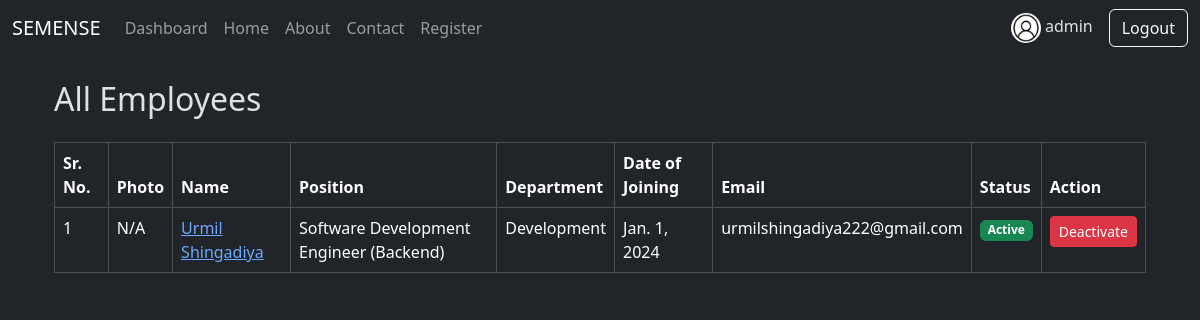
Screenshot of /employees/ (signed in) with the database file from the repository.
### employee/models.py (models this page shows, shortened)
class Employee(models.Model):
    GENDER_CHOICES = [
        ('M', 'Male'),
        ('F', 'Female'),
        ('O', 'Other'),
    ]
    full_name = models.CharField(max_length=200)
    email = models.EmailField(unique=True)
    phone = models.CharField(max_length=15)
    address = models.TextField()
    position = models.CharField(max_length=100)
    department = models.CharField(max_length=100)
    date_of_joining = models.DateField()
    salary = models.DecimalField(max_digits=10, decimal_places=2)
    gender = models.CharField(max_length=1, choices=GENDER_CHOICES)
    photo = models.ImageField(upload_to='employees/', blank=True, null=True)
    is_active = models.BooleanField(default=True)
    start_date = models.DateField(null=True, blank=True)
    end_date = models.DateField(null=True, blank=True)

### employee/views.py (the view)
# urls.py: path('employees/', views.all_employees, name='all_employees'),
def all_employees(request):
    employees = Employee.objects.all()
    return render(request, 'employee/all_employees.html', {'employees': employees})

### employee/templates/employee/all_employees.html (shortened to what this page needs)
{% extends 'base.html' %}
{% block content %}
<div class="container">
    <h2 class="mb-4">All Employees</h2>
    <table class="table table-bordered table-hover">
        <thead class="table-dark">
            <tr>
                <th>Sr. No.</th>
                <th>Photo</th>
                <th>Name</th>
                <th>Position</th>
                <th>Department</th>
                <th>Date of Joining</th>
                <th>Email</th>
                <th>Status</th>
                <th>Action</th>
            </tr>
        </thead>
        <tbody>
            {% for emp in employees %}
            <tr>
                <td>{{ forloop.counter }}</td>
                <td>
                    {% if emp.photo %}
                        <img src="{{ emp.photo.url }}" width="50" height="50" class="rounded-circle" />
                    {% else %}
                        N/A
                    {% endif %}
                </td>
                <td>
                    <a href="{% url 'employee_detail' emp.id %}">
                        {{ emp.full_name }}
                    </a>
                </td>
                <td>{{ emp.position }}</td>
                <td>{{ emp.department }}</td>
                <td>{{ emp.date_of_joining }}</td>
                <td>{{ emp.email }}</td>
                <td>
                        {% if emp.is_active %}
                            <span class="badge bg-success">Active</span>
                        {% else %}
                            <span class="badge bg-danger">Inactive</span>
                        {% endif %}
                    </td>
                    <td>
                        <form method="post" action="{% url 'toggle_employee_status' emp.id %}">
                            {% if emp.is_active %}
                            <button type="submit" class="btn btn-sm btn-danger">Deactivate</button>
                            {% else %}
                            <button type="submit" class="btn btn-sm btn-success">Activate</button>
                            {% endif %}
                        </form>
                    </td>
            </tr>
            {% empty %}
            <tr><td colspan="6" class="text-center">No employees found.</td></tr>
            {% endfor %}
        </tbody>
    </table>
</div>
{% endblock %}

### employee/templates/base.html (shortened to what this page needs)
<!DOCTYPE html>
<html lang="en" data-bs-theme="dark">
<head>
    <link rel="stylesheet" href="https://cdnjs.cloudflare.com/ajax/libs/font-awesome/6.5.0/css/all.min.css">
    <link href="https://cdn.jsdelivr.net/npm/bootstrap@5.3.3/dist/css/bootstrap.min.css" rel="stylesheet">
</head>
<body>
  {% load static %}
  {% if user.is_authenticated %}
    <nav class="navbar navbar-expand-lg navbar-dark bg-dark">
      <div class="container-fluid">
        <a class="navbar-brand" href="{% url 'home' %}">SEMENSE</a>
        <div class="collapse navbar-collapse" id="navbarNav">
          <ul class="navbar-nav me-auto mb-2 mb-lg-0">
            <li class="nav-item">
                <a class="nav-link" href="{% url 'dashboard' %}">Dashboard</a>
            </li>
            <li class="nav-item">
                <a class="nav-link" href="{% url 'home' %}">Home</a>
            </li>
            <li class="nav-item">
                <a class="nav-link" href="{% url 'about' %}">About</a>
            </li>
            <li class="nav-item">
                <a class="nav-link" href="{% url 'contact' %}">Contact</a>
            </li>
            <li class="nav-item">
                <a class="nav-link" href="{% url 'register' %}">Register</a>
            </li>
          </ul>
          <div class="d-flex align-items-center ms-auto">
            <a href="{% url 'profile' %}" class="nav-link">
              <img src="{% static 'images/profile-icon.png' %}" alt="Profile" width="30" height="30" class="rounded-circle">  {{ user.username }}
            </a>
            <a href="{% url 'logout' %}" class="btn btn-outline-light ms-3">Logout</a>
          </div>
        </div>
      </div>
    </nav>
  {% endif %}
    <div class="container mt-4">
        {% block content %}{% endblock %}
    </div>
</body>
</html>

### rows the page displays
Employee: photo "N/A", full_name "Urmil Shingadiya", position "Software Development Engineer (Backend)", department "Development", date_of_joining "Jan. 1, 2024", email "urmilshingadiya222@gmail.com", is_active "Active"

### other values shown
{{ user.username }} "admin"
